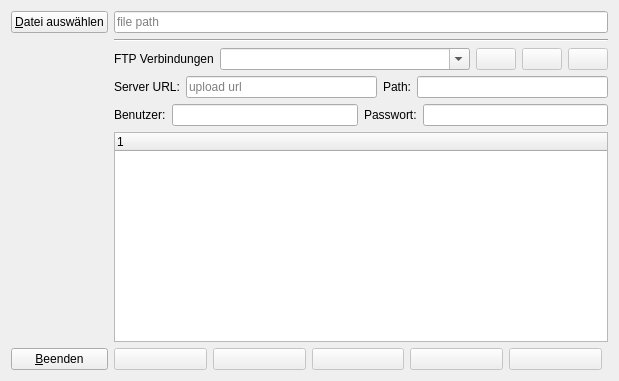
<?xml version="1.0" encoding="UTF-8"?>
<ui version="4.0">
 <class>FtpUpload</class>
 <widget class="QDialog" name="FtpUpload">
  <property name="geometry">
   <rect>
    <x>0</x>
    <y>0</y>
    <width>619</width>
    <height>381</height>
   </rect>
  </property>
  <property name="sizePolicy">
   <sizepolicy hsizetype="Preferred" vsizetype="Preferred">
    <horstretch>0</horstretch>
    <verstretch>0</verstretch>
   </sizepolicy>
  </property>
  <property name="windowTitle">
   <string>Dialog</string>
  </property>
  <layout class="QGridLayout" name="gridLayout">
   <item row="5" column="1">
    <widget class="QTreeWidget" name="fileList">
     <column>
      <property name="text">
       <string notr="true">1</string>
      </property>
     </column>
    </widget>
   </item>
   <item row="3" column="1">
    <layout class="QHBoxLayout" name="horizontalLayout_3">
     <item>
      <widget class="QLabel" name="lblServer">
       <property name="text">
        <string>Server URL:</string>
       </property>
      </widget>
     </item>
     <item>
      <widget class="QLineEdit" name="uploadUrlLineEdit">
       <property name="placeholderText">
        <string>upload url</string>
       </property>
      </widget>
     </item>
     <item>
      <widget class="QLabel" name="lblPathl">
       <property name="text">
        <string>Path:</string>
       </property>
      </widget>
     </item>
     <item>
      <widget class="QLineEdit" name="edtPath"/>
     </item>
    </layout>
   </item>
   <item row="6" column="1">
    <layout class="QHBoxLayout" name="horizontalLayout_5">
     <item>
      <widget class="QPushButton" name="cmdParent">
       <property name="enabled">
        <bool>false</bool>
       </property>
       <property name="text">
        <string/>
       </property>
       <property name="icon">
        <iconset resource="../../../tosec.qrc">
         <normaloff>:/images/ftp/images/farious/dir/up.ico</normaloff>:/images/ftp/images/farious/dir/up.ico</iconset>
       </property>
      </widget>
     </item>
     <item>
      <widget class="QPushButton" name="cmdRemove">
       <property name="enabled">
        <bool>false</bool>
       </property>
       <property name="text">
        <string/>
       </property>
       <property name="icon">
        <iconset resource="../../../tosec.qrc">
         <normaloff>:/images/ftp/images/farious/dir/delete.ico</normaloff>:/images/ftp/images/farious/dir/delete.ico</iconset>
       </property>
      </widget>
     </item>
     <item>
      <widget class="QPushButton" name="cmdMkdir">
       <property name="enabled">
        <bool>false</bool>
       </property>
       <property name="text">
        <string/>
       </property>
       <property name="icon">
        <iconset resource="../../../tosec.qrc">
         <normaloff>:/images/ftp/images/farious/dir/mkdir.ico</normaloff>:/images/ftp/images/farious/dir/mkdir.ico</iconset>
       </property>
      </widget>
     </item>
     <item>
      <widget class="QPushButton" name="cmdUpload">
       <property name="enabled">
        <bool>false</bool>
       </property>
       <property name="text">
        <string/>
       </property>
       <property name="icon">
        <iconset resource="../../../tosec.qrc">
         <normaloff>:/images/ftp/images/farious/dir/upload.ico</normaloff>:/images/ftp/images/farious/dir/upload.ico</iconset>
       </property>
      </widget>
     </item>
     <item>
      <widget class="QPushButton" name="cmdDownload">
       <property name="enabled">
        <bool>false</bool>
       </property>
       <property name="text">
        <string/>
       </property>
       <property name="icon">
        <iconset resource="../../../tosec.qrc">
         <normaloff>:/images/ftp/images/farious/dir/download.ico</normaloff>:/images/ftp/images/farious/dir/download.ico</iconset>
       </property>
      </widget>
     </item>
     <item>
      <widget class="QwwLed" name="widLed" native="true">
       <property name="sizePolicy">
        <sizepolicy hsizetype="Maximum" vsizetype="Maximum">
         <horstretch>0</horstretch>
         <verstretch>0</verstretch>
        </sizepolicy>
       </property>
      </widget>
     </item>
    </layout>
   </item>
   <item row="0" column="1">
    <widget class="QLineEdit" name="fileNameLineEdit">
     <property name="readOnly">
      <bool>true</bool>
     </property>
     <property name="placeholderText">
      <string>file path</string>
     </property>
    </widget>
   </item>
   <item row="1" column="1">
    <widget class="Line" name="line_2">
     <property name="orientation">
      <enum>Qt::Horizontal</enum>
     </property>
    </widget>
   </item>
   <item row="4" column="1">
    <layout class="QHBoxLayout" name="horizontalLayout">
     <item>
      <widget class="QLabel" name="lblUser">
       <property name="text">
        <string>Benutzer:</string>
       </property>
      </widget>
     </item>
     <item>
      <widget class="QLineEdit" name="edtUser"/>
     </item>
     <item>
      <widget class="QLabel" name="label_2">
       <property name="text">
        <string>Passwort:</string>
       </property>
      </widget>
     </item>
     <item>
      <widget class="QLineEdit" name="edtPasswort">
       <property name="echoMode">
        <enum>QLineEdit::Password</enum>
       </property>
      </widget>
     </item>
    </layout>
   </item>
   <item row="2" column="1">
    <layout class="QHBoxLayout" name="horizontalLayout_2">
     <item>
      <widget class="QLabel" name="lblFtpServer">
       <property name="sizePolicy">
        <sizepolicy hsizetype="Maximum" vsizetype="Preferred">
         <horstretch>0</horstretch>
         <verstretch>0</verstretch>
        </sizepolicy>
       </property>
       <property name="text">
        <string>&lt;html&gt;&lt;head/&gt;&lt;body&gt;&lt;p&gt;FTP Verbindungen&lt;/p&gt;&lt;/body&gt;&lt;/html&gt;</string>
       </property>
      </widget>
     </item>
     <item>
      <widget class="QComboBox" name="comboBox">
       <property name="editable">
        <bool>true</bool>
       </property>
      </widget>
     </item>
     <item>
      <widget class="QPushButton" name="cmdConnect">
       <property name="enabled">
        <bool>false</bool>
       </property>
       <property name="sizePolicy">
        <sizepolicy hsizetype="Maximum" vsizetype="Fixed">
         <horstretch>0</horstretch>
         <verstretch>0</verstretch>
        </sizepolicy>
       </property>
       <property name="text">
        <string/>
       </property>
       <property name="icon">
        <iconset resource="../../../tosec.qrc">
         <normaloff>:/icon/farious/blue/images/farious/blue/verify.ico</normaloff>:/icon/farious/blue/images/farious/blue/verify.ico</iconset>
       </property>
      </widget>
     </item>
     <item>
      <widget class="QPushButton" name="cmdSave">
       <property name="enabled">
        <bool>false</bool>
       </property>
       <property name="sizePolicy">
        <sizepolicy hsizetype="Maximum" vsizetype="Fixed">
         <horstretch>0</horstretch>
         <verstretch>0</verstretch>
        </sizepolicy>
       </property>
       <property name="text">
        <string/>
       </property>
       <property name="icon">
        <iconset resource="../../../tosec.qrc">
         <normaloff>:/icon/farious/blue/images/farious/blue/save.ico</normaloff>:/icon/farious/blue/images/farious/blue/save.ico</iconset>
       </property>
      </widget>
     </item>
     <item>
      <widget class="QPushButton" name="cmdDelete">
       <property name="enabled">
        <bool>false</bool>
       </property>
       <property name="sizePolicy">
        <sizepolicy hsizetype="Maximum" vsizetype="Fixed">
         <horstretch>0</horstretch>
         <verstretch>0</verstretch>
        </sizepolicy>
       </property>
       <property name="text">
        <string/>
       </property>
       <property name="icon">
        <iconset resource="../../../tosec.qrc">
         <normaloff>:/icon/farious/blue/images/farious/blue/delete.ico</normaloff>:/icon/farious/blue/images/farious/blue/delete.ico</iconset>
       </property>
      </widget>
     </item>
    </layout>
   </item>
   <item row="0" column="0">
    <widget class="QPushButton" name="selectFileButton">
     <property name="text">
      <string>&amp;Datei auswählen</string>
     </property>
    </widget>
   </item>
   <item row="6" column="0">
    <widget class="QPushButton" name="pushButton">
     <property name="text">
      <string>&amp;Beenden</string>
     </property>
    </widget>
   </item>
  </layout>
 </widget>
 <customwidgets>
  <customwidget>
   <class>QwwLed</class>
   <extends>QWidget</extends>
   <header>3dparty/wwWidgets/widgets/qwwled/qwwled.h</header>
   <container>1</container>
  </customwidget>
 </customwidgets>
 <resources>
  <include location="../../../tosec.qrc"/>
 </resources>
 <connections/>
</ui>
